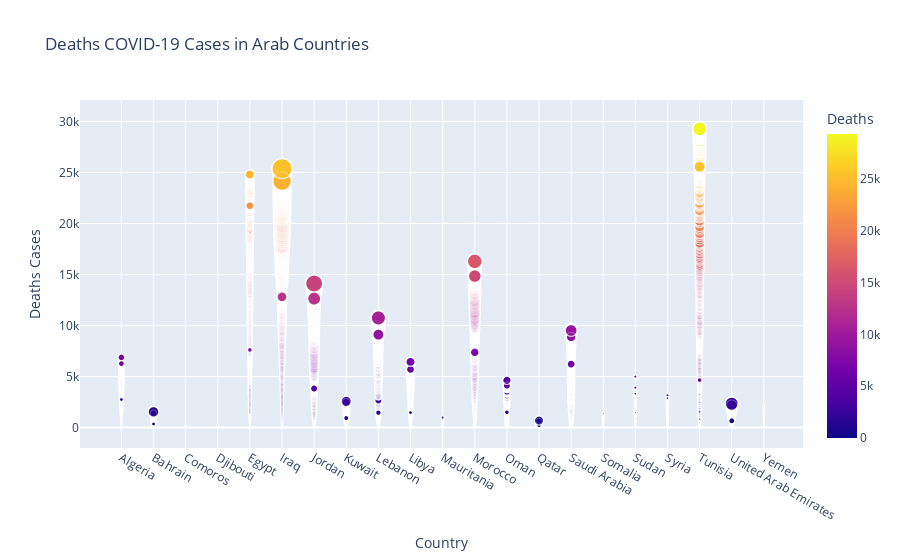

Notebook code for this chart:
### Code cell
import plotly.express as px
# Create a scatter plot with Viridis color palette
fig = px.scatter(arab, x='Country_Region', y='Deaths', size='Confirmed', color='Deaths', 
                 color_discrete_sequence=px.colors.sequential.Viridis, title='Deaths COVID-19 Cases in Arab Countries')

# Update layout for better readability
fig.update_layout(xaxis_title='Country', yaxis_title='Deaths Cases')

# Show the scatter plot
fig.show()

### Figure 1 — Plotly figure (JSON) as saved in the notebook; plotly's stock layout.template omitted (floating-point values rounded to 4 significant figures; data arrays with more than 128 entries replaced by an {"elided": "..."} marker saying what was removed)
{"data": [{"hovertemplate": "Country_Region=%{x}<br>Deaths=%{marker.color}<br>Confirmed=%{marker.size}<extra></extra>", "legendgroup": "", "marker": {"color": {"elided": "22683 int values"}, "coloraxis": "coloraxis", "size": {"elided": "22683 int values"}, "sizemode": "area", "sizeref": 6164.0, "symbol": "circle"}, "mode": "markers", "name": "", "showlegend": false, "type": "scattergl", "x": {"elided": "22683 str values"}, "xaxis": "x", "y": {"elided": "22683 int values"}, "yaxis": "y"}], "layout": {"coloraxis": {"colorbar": {"title": {"text": "Deaths"}}, "colorscale": [[0, "#0d0887"], [0.1111, "#46039f"], [0.2222, "#7201a8"], [0.3333, "#9c179e"], [0.4444, "#bd3786"], [0.5556, "#d8576b"], [0.6667, "#ed7953"], [0.7778, "#fb9f3a"], [0.8889, "#fdca26"], [1, "#f0f921"]]}, "legend": {"itemsizing": "constant", "tracegroupgap": 0}, "title": {"text": "Deaths COVID-19 Cases in Arab Countries"}, "xaxis": {"anchor": "y", "domain": [0, 1], "title": {"text": "Country"}}, "yaxis": {"anchor": "x", "domain": [0, 1], "title": {"text": "Deaths Cases"}}}}
